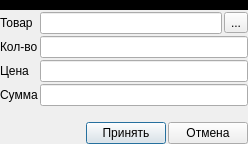
<?xml version="1.0" encoding="UTF-8"?>
<ui version="4.0">
 <class>Dialog</class>
 <widget class="QDialog" name="Dialog">
  <property name="geometry">
   <rect>
    <x>0</x>
    <y>0</y>
    <width>248</width>
    <height>144</height>
   </rect>
  </property>
  <property name="windowTitle">
   <string>Прочее</string>
  </property>
  <layout class="QGridLayout" name="gridLayout_2">
   <property name="leftMargin">
    <number>0</number>
   </property>
   <property name="topMargin">
    <number>0</number>
   </property>
   <property name="rightMargin">
    <number>0</number>
   </property>
   <property name="bottomMargin">
    <number>0</number>
   </property>
   <property name="spacing">
    <number>0</number>
   </property>
   <item row="0" column="0">
    <layout class="QGridLayout" name="gridLayout">
     <property name="spacing">
      <number>2</number>
     </property>
     <item row="4" column="0">
      <widget class="QLabel" name="label_4">
       <property name="text">
        <string>Сумма</string>
       </property>
      </widget>
     </item>
     <item row="3" column="1">
      <widget class="QLineEdit" name="le_price"/>
     </item>
     <item row="4" column="1">
      <widget class="QLineEdit" name="le_sum"/>
     </item>
     <item row="2" column="0">
      <widget class="QLabel" name="label_2">
       <property name="text">
        <string>Кол-во</string>
       </property>
      </widget>
     </item>
     <item row="3" column="0">
      <widget class="QLabel" name="label_3">
       <property name="text">
        <string>Цена</string>
       </property>
      </widget>
     </item>
     <item row="1" column="0">
      <widget class="QLabel" name="label">
       <property name="text">
        <string>Товар</string>
       </property>
      </widget>
     </item>
     <item row="2" column="1">
      <widget class="QLineEdit" name="le_value"/>
     </item>
     <item row="5" column="1">
      <spacer name="verticalSpacer">
       <property name="orientation">
        <enum>Qt::Vertical</enum>
       </property>
       <property name="sizeHint" stdset="0">
        <size>
         <width>20</width>
         <height>40</height>
        </size>
       </property>
      </spacer>
     </item>
     <item row="1" column="1">
      <layout class="QHBoxLayout" name="horizontalLayout_5">
       <property name="spacing">
        <number>2</number>
       </property>
       <item>
        <widget class="QLineEdit" name="le_parts">
         <property name="maximumSize">
          <size>
           <width>16777215</width>
           <height>16777215</height>
          </size>
         </property>
         <property name="readOnly">
          <bool>true</bool>
         </property>
        </widget>
       </item>
       <item>
        <widget class="QToolButton" name="toolButton_5">
         <property name="text">
          <string>...</string>
         </property>
        </widget>
       </item>
      </layout>
     </item>
     <item row="0" column="0" colspan="2">
      <widget class="QWidget" name="widget" native="true">
       <property name="minimumSize">
        <size>
         <width>0</width>
         <height>10</height>
        </size>
       </property>
       <property name="styleSheet">
        <string notr="true">background-color: rgb(0, 0, 0);</string>
       </property>
      </widget>
     </item>
    </layout>
   </item>
   <item row="1" column="0">
    <layout class="QHBoxLayout" name="horizontalLayout_4">
     <property name="spacing">
      <number>2</number>
     </property>
     <item>
      <spacer name="horizontalSpacer_3">
       <property name="orientation">
        <enum>Qt::Horizontal</enum>
       </property>
       <property name="sizeHint" stdset="0">
        <size>
         <width>40</width>
         <height>20</height>
        </size>
       </property>
      </spacer>
     </item>
     <item>
      <widget class="QPushButton" name="pushButton_2">
       <property name="text">
        <string>Принять</string>
       </property>
      </widget>
     </item>
     <item>
      <widget class="QPushButton" name="pushButton">
       <property name="text">
        <string>Отмена</string>
       </property>
      </widget>
     </item>
    </layout>
   </item>
  </layout>
 </widget>
 <tabstops>
  <tabstop>le_value</tabstop>
  <tabstop>le_price</tabstop>
  <tabstop>le_sum</tabstop>
  <tabstop>pushButton_2</tabstop>
  <tabstop>pushButton</tabstop>
  <tabstop>toolButton_5</tabstop>
  <tabstop>le_parts</tabstop>
 </tabstops>
 <resources/>
 <connections>
  <connection>
   <sender>toolButton_5</sender>
   <signal>clicked()</signal>
   <receiver>Dialog</receiver>
   <slot>ui_view_parts()</slot>
   <hints>
    <hint type="sourcelabel">
     <x>216</x>
     <y>15</y>
    </hint>
    <hint type="destinationlabel">
     <x>219</x>
     <y>0</y>
    </hint>
   </hints>
  </connection>
  <connection>
   <sender>pushButton_2</sender>
   <signal>clicked()</signal>
   <receiver>Dialog</receiver>
   <slot>ui_acc()</slot>
   <hints>
    <hint type="sourcelabel">
     <x>139</x>
     <y>132</y>
    </hint>
    <hint type="destinationlabel">
     <x>136</x>
     <y>168</y>
    </hint>
   </hints>
  </connection>
  <connection>
   <sender>pushButton</sender>
   <signal>clicked()</signal>
   <receiver>Dialog</receiver>
   <slot>ui_can()</slot>
   <hints>
    <hint type="sourcelabel">
     <x>210</x>
     <y>127</y>
    </hint>
    <hint type="destinationlabel">
     <x>202</x>
     <y>161</y>
    </hint>
   </hints>
  </connection>
  <connection>
   <sender>le_price</sender>
   <signal>textEdited(QString)</signal>
   <receiver>Dialog</receiver>
   <slot>ui_calc_sum()</slot>
   <hints>
    <hint type="sourcelabel">
     <x>211</x>
     <y>67</y>
    </hint>
    <hint type="destinationlabel">
     <x>293</x>
     <y>57</y>
    </hint>
   </hints>
  </connection>
  <connection>
   <sender>le_value</sender>
   <signal>textEdited(QString)</signal>
   <receiver>Dialog</receiver>
   <slot>ui_calc_sum()</slot>
   <hints>
    <hint type="sourcelabel">
     <x>191</x>
     <y>37</y>
    </hint>
    <hint type="destinationlabel">
     <x>307</x>
     <y>36</y>
    </hint>
   </hints>
  </connection>
  <connection>
   <sender>le_sum</sender>
   <signal>textEdited(QString)</signal>
   <receiver>Dialog</receiver>
   <slot>ui_calc_pcs()</slot>
   <hints>
    <hint type="sourcelabel">
     <x>213</x>
     <y>87</y>
    </hint>
    <hint type="destinationlabel">
     <x>313</x>
     <y>70</y>
    </hint>
   </hints>
  </connection>
 </connections>
 <slots>
  <slot>ui_view_parts()</slot>
  <slot>ui_acc()</slot>
  <slot>ui_can()</slot>
  <slot>ui_calc_sum()</slot>
  <slot>ui_calc_pcs()</slot>
 </slots>
</ui>
